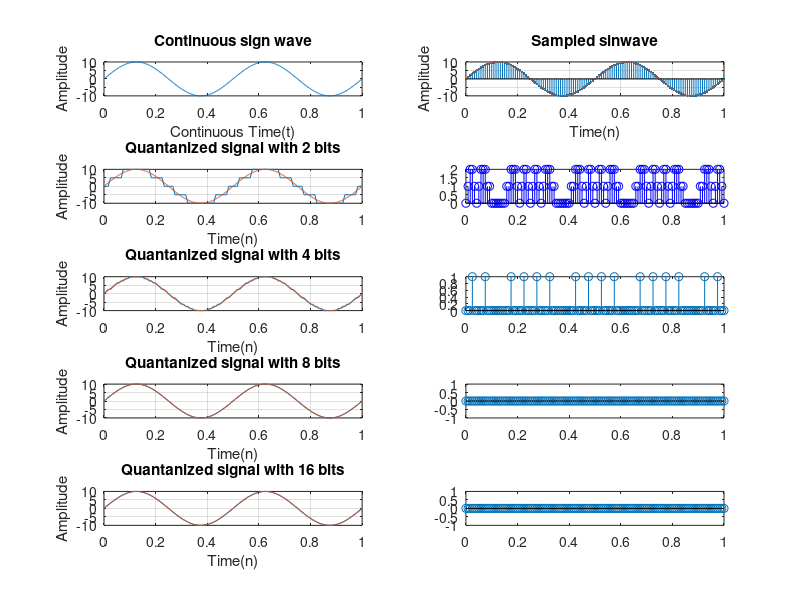

Source code (MATLAB):
%quantanization to different bits
clc;
clear;
close all;

%quantanization
clc;
clear;
close all;

% analog signal x= 2*sin(2*pi*4*t)
figure(1);
a=10;
f=2;
t = 0:0.002:1; % 1/0.002 = 500 samples
main=a*sin(2*pi*f*t);
subplot(521);
plot(t,main);
title("Continuous sign wave");
xlabel("Continuous Time(t)");
ylabel("Amplitude");

%... Sampled sinewave
fsample = 60*f; %... Sampling frequency
n = 0:1/fsample :1; %... Sampled time
sampled = a*sin(2*pi*f*n);
subplot(522);
stem(n, sampled, ".");
hold on;
plot(t, main);
grid on;
title("Sampled sinwave");
xlabel("Time(n)");
ylabel("Amplitude");

%min and max
minimum = min(sampled);
maximum = max(sampled);


%figure(2);
%Quantanization
bit = 2;
step2 = (maximum-minimum)/2.^(bit);
quantanized2 = round(sampled/step2)*step2; %make integer
subplot(523);
plot(n,quantanized2);
hold on;
plot(t,main);
grid on;
title("Quantanized signal with 2 bits");
xlabel("Time(n)");
ylabel("Amplitude");

subplot(524);
qe2 = abs(round( quantanized2 -sampled));
stem(n,qe2,"b");




%figure(3);
%Quantanization
bit = 4;

step4 = (maximum-minimum)/2.^(bit);
quantanized4 = round(sampled/step4)*step4; %make integer
subplot(525);
plot(n,quantanized4);
hold on;
plot(t,main);
grid on;
title("Quantanized signal with 4 bits");
xlabel("Time(n)");
ylabel("Amplitude");

subplot(526);
qe4 = abs(round( quantanized4 -sampled));
stem(n,qe4);



%figure(4);
%Quantanization
bit = 8;

step8 = (maximum-minimum)/2.^(bit);
quantanized8 = round(sampled/step8)*step8; %make integer
subplot(527);
plot(n,quantanized8);
hold on;
plot(t,main);
grid on;
title("Quantanized signal with 8 bits");
xlabel("Time(n)");
ylabel("Amplitude");

subplot(528);
qe8 = abs(round( quantanized8 -sampled));
stem(n,qe8);

%figure(5);
%Quantanization
bit = 16;

step16 = (maximum-minimum)/2.^(bit);
quantanized16 = round(sampled/step16)*step16; %make integer
subplot(529);
plot(n,quantanized16);
hold on;
plot(t,main);
grid on;
title("Quantanized signal with 16 bits");
xlabel("Time(n)");
ylabel("Amplitude");

subplot(5,2,10);
qe16 = abs(round( quantanized16 -sampled));
stem(n,qe16);




